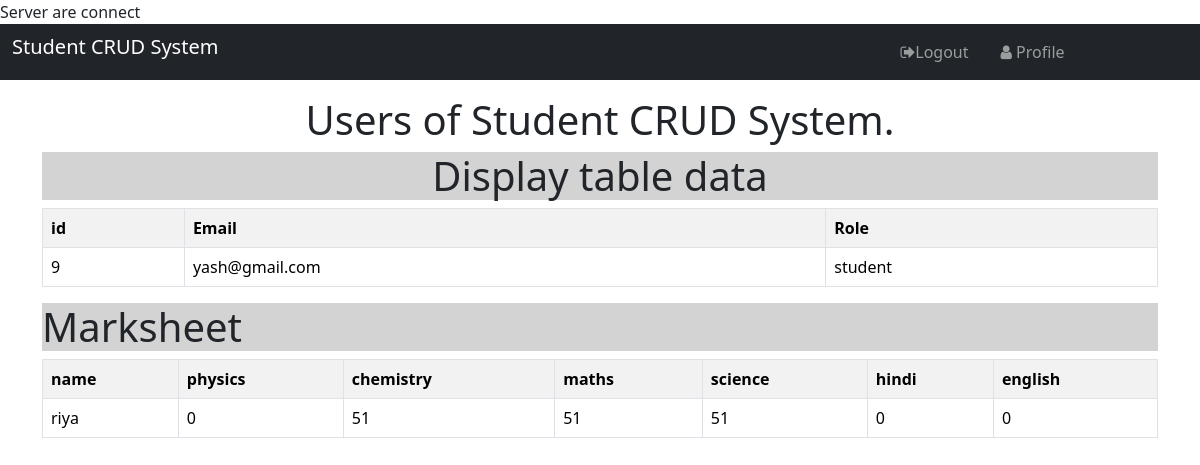
The page /student.php (signed in) on the database its author committed.
### tables this page shows
CREATE TABLE `user` (
  `id` int(5) NOT NULL,
  `city` varchar(255) NOT NULL,
  `class` enum('','1','2','3','4','5','6','7','8','9','10','11','12') NOT NULL,
  `section` enum('','A','B','C') NOT NULL,
  `country` varchar(255) NOT NULL,
  `email` varchar(255) NOT NULL,
  `name` varchar(255) NOT NULL,
  `Role` enum('user','teacher','admin','student','admission') NOT NULL DEFAULT 'user',
  `userimage` varchar(255) NOT NULL,
  `password` varchar(255) NOT NULL,
  `subject` enum('physics','maths','chemestry') NOT NULL,
  `state` varchar(255) NOT NULL,
  `rollno` int(20) NOT NULL
);

CREATE TABLE `studentmarks` (
  `name` varchar(20) NOT NULL,
  `physics` int(20) NOT NULL,
  `chemistry` int(20) NOT NULL,
  `maths` int(20) NOT NULL,
  `science` int(20) NOT NULL,
  `hindi` int(20) NOT NULL,
  `english` int(20) NOT NULL
);

### student.php (the view, shortened to what this page needs)
<?php
include'dbcon.php';
 $email = $_SESSION['Email'];
    $sql = mysqli_query($con,"SELECT * from user where email='$email'");
    $row = mysqli_fetch_array($sql);
    $name = $row['name'];
?>
<html>
<head>
   <link rel="stylesheet" type="text/css" href="css/bootstrap.min.css">
   <link  rel="stylesheet" href="style.css" type="text/css">
   <link rel="stylesheet" href="https://cdnjs.cloudflare.com/ajax/libs/font-awesome/4.7.0/css/font-awesome.min.css">
 </head>
 <body>
   <nav class="navbar navbar-expand bg-dark navbar-dark" id="nav1">
    <div class="container-fluid">
        <ul class="navbar-nav">
            <li class="nav-item" id="brand">
                <a class="navbar-brand" href="login.php" >Student CRUD System</a>
            </li>
            <li class="nav-item" id="hm">
                <a class="nav-link ms-3 active" href="admin.php"></a>
            </li>
            <li class="nav-item" id="hm">
                <a class="nav-link ms-3 active" href="manageuser.php"></a>
            </li>
            <li class="nav-item" id="hm">
                <a class="nav-link ms-3 active" href=""></a>
            </li>
            <li class="nav-item" id="hm">
                <a class="nav-link ms-3 active" href=""></a>
            </li>
            <li class="nav-item" id="hm">
                <a class="nav-link ms-3 active" href=""></a>
            </li>
            <li class="nav-item" id="hm">
                <a class="nav-link mr-3 active" href=""></a>
            </li>
            <li class="nav-item" id="hm">
                <a class="nav-link mr-3 active" href=""></a>
            </li>
             <li class="nav-item" id="lgout">
                <a class="nav-link ms-3" href="logout.php"><i class="fa fa-sign-out"></i>Logout</a>
            </li>
            <li calss="nav-item" id="prfa">
                <a class="nav-link ms-3" href="profile.php"><i class="fa fa-user"></i> Profile</a>
            </li>
        </ul>
    </div>
</nav>
  <div class="container">
     <h1 class="mt-3 text-center">Users of Student CRUD System.</h1>
      <div class="col-lg-12">
	   <h1 style="background-color:lightgrey" align="center"> Display table data</h1>
	   <table class="table table-striped table-hover table-bordered">
		<tr>
			<th style="color:black">id</th>
			<th style="color: black">Email</th>
      <th style="color: black">Role</th>
         </tr>
         <?php
         $que="SELECT * from user WHERE email='$email' ORDER by id ASC";
if($result=mysqli_query($con, $que));
while($res=mysqli_fetch_array($result))
{
?>
			<tr>
			<td><?php echo $res['id'];?></td>
			<td><?php echo $res['email'];?></td>
             <td><?php echo $res['Role'];?></td>
             </tr>
             <?php
             }
             ?>
     </table>
     </div>
    </div>
   <div class="container">
      <div class="col-lg-12">
     <h1 style="background-color:lightgrey" align="left"> Marksheet</h1>
     <table class="table table-striped table-hover table-bordered">
    <tr>
      <th style="color:black">name</th>
      <th style="color: black">physics</th>
      <th style="color: black">chemistry</th>
       <th style="color: black">maths</th>
        <th style="color: black">science</th>
         <th style="color: black">hindi</th>
          <th style="color: black">english </th>
         </tr>
         <?php
         $que="SELECT * from studentmarks WHERE name='$name'";
if($result=mysqli_query($con, $que));
while($res=mysqli_fetch_array($result))
{
?>
      <tr>
      <td><?php echo $res['name'];?></td>
      <td><?php echo $res['physics'];?></td>
             <td><?php echo $res['chemistry'];?></td>
              <td><?php echo $res['maths'];?></td>
               <td><?php echo $res['science'];?></td>
               <td><?php echo $res['hindi'];?></td>
               <td><?php echo $res['english'];?></td>
             </tr>
             <?php
             }
             ?>
     </table>
     </div>
    </div>
  </body>
  </html>

### style.css (style rules this page uses)
#lgout { margin-left:450px; }

### rows shown on the page
user: id "9", email "yash@gmail.com", Role "student"
studentmarks: name "riya", physics "0", chemistry "51", maths "51", science "51", hindi "0", english "0"
